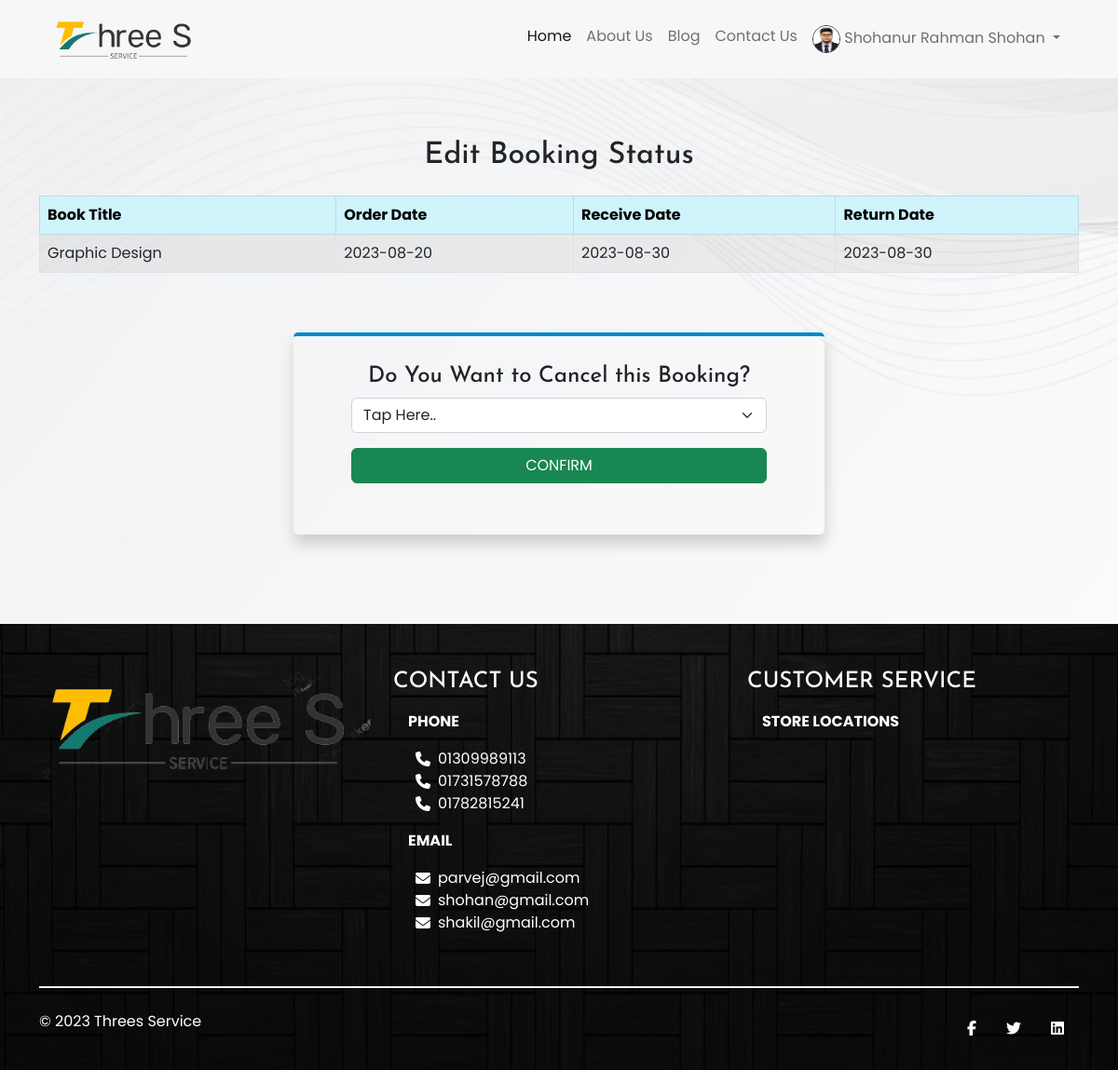
/orderEdit.php?orderId=33 (signed in), run on the app's committed database.
### tables this page shows
CREATE TABLE `users` (
  `user_id` int(11) NOT NULL,
  `fullname` varchar(255) NOT NULL,
  `email` varchar(255) NOT NULL,
  `password` varchar(255) NOT NULL,
  `phone` varchar(255) DEFAULT NULL,
  `address` varchar(255) DEFAULT NULL,
  `image` varchar(255) DEFAULT NULL,
  `role` int(1) NOT NULL DEFAULT 2 COMMENT '1=Admin, 2=User',
  `status` int(1) NOT NULL DEFAULT 1 COMMENT '1=Active, 0=InActive',
  `join_date` date NOT NULL
);

CREATE TABLE `book` (
  `id` int(11) NOT NULL,
  `title` varchar(255) NOT NULL,
  `sub_title` varchar(255) DEFAULT NULL,
  `description` text DEFAULT NULL,
  `cat_id` int(11) NOT NULL,
  `author_name` varchar(255) DEFAULT NULL,
  `quantity` int(11) NOT NULL DEFAULT 1,
  `image` varchar(255) DEFAULT NULL,
  `status` int(1) NOT NULL DEFAULT 1 COMMENT '1=Active 2=InActive'
);

CREATE TABLE `booking_list` (
  `id` int(11) NOT NULL,
  `book_id` int(11) NOT NULL,
  `user_id` int(11) NOT NULL,
  `rcv_date` date NOT NULL,
  `rtn_date` date NOT NULL,
  `booking_date` date NOT NULL,
  `status` int(11) NOT NULL DEFAULT 4 COMMENT '1=Activated, 2=Returned, 3=Canceled, 4=Pending'
);

### orderEdit.php (the view, shortened to what this page needs)
<?php include "inc/head.php"; ?>
  <section>
    <div class="container">
      <div class="row">
        <div class="col-lg-12 py-5">
          <h2 class="text-center py-3">Edit Booking Status</h2>
          <div>
            <table class="table table-striped table-hover table-bordered">
            <thead class="table-info">
              <tr>
                <th scope="col">Book Title</th>
                <th scope="col">Order Date</th>
                <th scope="col">Receive Date</th>
                <th scope="col">Return Date</th>
              </tr>
            </thead>
            <tbody>
              <?php
              if ( isset($_GET['orderId']) ) {
                    $order_id = $_GET['orderId'];
                    $sql = "SELECT * FROM booking_list WHERE id = '$order_id'";
                    $orderData = mysqli_query($db, $sql);
                    while ($row = mysqli_fetch_assoc($orderData)) {
                       $book_id        = $row['book_id'];
                       $rcv_date       = $row['rcv_date'];
                       $rtn_date       = $row['rtn_date'];
                       $booking_date   = $row['booking_date'];
                       ?>
                       <tr>
                        <td>
                          <?php
                            $sql = "SELECT * FROM book WHERE id = '$book_id'";
                            $theBook = mysqli_query($db, $sql);
                            while ($row = mysqli_fetch_assoc($theBook)) {
                              $title = $row['title'];
                              echo $title;
                            }
                          ?>
                        </td>
                        <td><?php echo $booking_date; ?></td>
                        <td><?php echo $rcv_date; ?></td>
                        <td><?php echo $rtn_date; ?></td>
                      </tr>
                     <?php }
                  }
                ?>
              </tbody>
            </table>
          </div>
          <div class="row py-5">
            <div class="col-lg-6 offset-lg-3" style="border-top: 4px solid #08c; padding: 29px 62px 39px; box-shadow: 1px 10px 15px #ccc; border-radius: 5px; ">
              <h4 class="text-center">Do You Want to Cancel this Booking?</h4>
              <form action="" method="POST">
                <div class="mb-3">
                  <select class="form-select" name='status'>
                    <option selected>Tap Here..</option>
                  </select>
                </div>
                <div class="mb-3">
                  <div class="d-grid gap-2">
                    <input type="submit" name="updateOrder" class="btn btn-success btn-block" value="CONFIRM">
                  </div>
                </div>
              </form>
            </div>
          </div>
        </div>
      </div>
    </div>
  </section>
<?php include "inc/footer.php"; ?>

### inc/head.php (shortened to what this page needs)
<?php
  include "admin/inc/db.php";
?>
<!doctype html>
<html lang="en">
  <head>
    <link rel="stylesheet" type="text/css" href="https://cdn.jsdelivr.net/npm/bootstrap@5.2.2/dist/css/bootstrap.min.css">
    <link rel="stylesheet" href="//code.jquery.com/ui/1.13.2/themes/base/jquery-ui.css">
    <link rel="stylesheet" href="https://cdn.datatables.net/1.13.1/css/dataTables.bootstrap5.min.css">
    <link rel="stylesheet" type="text/css" href="assets/css/style.css">
  </head>
  <body style="
    background-image: url(assets/images/wholeBg.jpg);
    background-repeat: no-repeat;
    background-size: cover;
    background-position: center;
    background-attachment: fixed;">
    <main class="main-part">
      <header>
        <div class="container">
          <div class="row">
            <div class="col-lg-12">
              <nav class="navbar navbar-expand-lg">
                <div class="container-fluid">
                  <a class="navbar-brand" href="index.php"><img src="assets/images/bg.png" alt="" style="width: 35%;"></a>
                  <div class="collapse navbar-collapse" id="navbarSupportedContent">
                    <ul class="navbar-nav ms-auto mb-2 mb-lg-0">
                      <ul class="navbar-nav me-auto mb-2 mb-lg-0">
                      <li class="nav-item">
                        <a class="nav-link active" aria-current="page" href="index.php">Home</a>
                      </li>
                      <li class="nav-item">
                        <a class="nav-link" href="aboutus.php">About Us</a>
                      </li>
                      <li class="nav-item">
                        <a class="nav-link" href="blogdetails.php">Blog</a>
                      </li>
                      <li class="nav-item">
                        <a class="nav-link" href="#foot">Contact Us</a>
                      </li>
                      <?php
                        if (empty($_SESSION['user_id']) || empty($_SESSION['email'])) { ?>
                          <li class="nav-item">
                            <a class="nav-link" aria-current="page" href="login.php"><i class="fa-solid fa-right-to-bracket"></i> Log in</a>
                          </li>
                          <li class="nav-item">
                            <a class="nav-link" aria-current="page" href="register.php"><i class="fa-solid fa-circle-user"></i> Create account</a>
                          </li>
                        <?php }
                        else { ?>
                          <li class="nav-item dropdown">
                            <a class="nav-link dropdown-toggle" href="#" role="button" data-bs-toggle="dropdown" aria-expanded="false">
                              <?php
                                $user_id = $_SESSION['user_id'];
                                $query = "SELECT * FROM users WHERE user_id = '$user_id'";
                                $userData = mysqli_query($db, $query);
                                while ($row = mysqli_fetch_assoc($userData)) {
                                  $fullname =  $row['fullname'];
                                  $image    = $row['image'];
                                  if (!empty($image)) { ?>
                                    <img src="admin/dist/img/users/<?php echo $image; ?>" alt="User Image" style="width: 30px; height: 30px; border-radius: 50%; border: 1px solid #333;">
                                  <?php echo $fullname; }
                                  else { ?>
                                    <img src="admin/dist/img/image.jpg" alt="User Image" style="width: 30px; height: 30px; border-radius: 50%; border: 1px solid #333;">
                                  <?php echo $fullname; }
                                }
                              ?>
                            </a>
                          </li>
                       <?php }
                      ?>
                    </ul>
                  </div>
                </div>
              </nav>
            </div>
          </div>
        </div>
      </header>

### inc/footer.php (shortened to what this page needs)
</main>
<footer style="
    background: linear-gradient( rgba(0, 0, 0, 0.5), rgba(0, 0, 0, 0.5) ), url(assets/images/45603.jpg);
    background-repeat: no-repeat;
    background-size: cover;
    background-position: center;
    background-attachment: fixed;">
    <div class="container py-5 pb-0">
        <div class="row">
            <div class="col-lg-4">
                <div class="logo-ftr">
                    <a href="index.php"><img src="assets/images/bg.png" alt="" width="100%"></a>
                </div>
            </div>
            <div class="col-lg-4" id="foot">
                <h4 class="text-white">CONTACT US</h4>
                <ul class="nav flex-column">
                  <li class="nav-item">
                    <a class="nav-link active text-white" aria-current="page" ><strong>PHONE</strong></a>
                  </li>
                  <li class="nav-item">
                    <a class="nav-link text-white" href="">
                        <?php
                            $sql = "SELECT * FROM users WHERE role = 1 ORDER BY fullname ASC";
                            $allUserData = mysqli_query($db, $sql);
                            while( $row = mysqli_fetch_assoc($allUserData) ) {
                                $phone              = $row['phone'];
                                ?>
                                    <div class="d-flex align-items-center">
                                        <i class="fa-solid fa-phone mx-2"></i>
                                        <?php echo $phone ."<br>"; ?>
                                    </div>
                                <?php
                            }
                        ?>
                    </a>
                  </li>
                  <li class="nav-item">
                    <a class="nav-link text-white" ><strong>EMAIL</strong></a>
                  </li>
                  <li class="nav-item">
                    <a class="nav-link text-white" href="https://mail.google.com/mail/u/0/?tab=rm&ogbl#inbox?compose=GTvVlcSHxwCmkSFtmZkphksCSZKZTrWSQLjpLHdqRRvKtGWtcZdLpbrbvLFFTlfrVvvLsqFcFzWJJ">
                        <?php
                            $sql = "SELECT * FROM users WHERE role = 1 ORDER BY fullname ASC";
                            $allUserData = mysqli_query($db, $sql);
                            while( $row = mysqli_fetch_assoc($allUserData) ) {
                                $email          = $row['email'];
                                ?>
                                    <div class="d-flex align-items-center">
                                        <i class="fa-solid fa-envelope mx-2"></i>
                                        <?php echo $email ."<br>"; ?>
                                    </div>
                                <?php
                            }
                        ?>
                    </a>
                  </li>
                </ul>
            </div>
            <div class="col-lg-4">
                <h4 class="text-white">CUSTOMER SERVICE</h4>
                <ul class="nav flex-column">
                  <li class="nav-item">
                    <a class="nav-link active text-white" aria-current="page"><strong>STORE LOCATIONS</strong></a>
                  </li>
                </ul>
                <span>
                    <iframe src="https://www.google.com/maps/embed?pb=!1m14!1m12!1m3!1d7301.832161750958!2d90.37526630000004!3d23.786002500000002!2m3!1f0!2f0!3f0!3m2!1i1024!2i768!4f13.1!5e0!3m2!1sen!2sbd!4v1667932853950!5m2!1sen!2sbd" width="100%" height="200" style="border:0;" allowfullscreen="" loading="lazy"></iframe>
                </span>
            </div>
            <div class="col-lg-12">
                <div class="bottom-part py-5 pb-0">
                    <div class="divedier" style=" width: 100%; background: whitesmoke; height: 2px;"></div>
                    <div class="row" style="align-content: center;">
                        <div class="col-lg-6 py-4">
                        <p class="text-white">&copy; 2023 Threes Service</p>
                    </div>
                    <div class="col-lg-6 py-4">
                        <nav class="nav justify-content-end">
                          <a class="nav-link active text-white" aria-current="page" href="" target="_blank"><i class="fa-brands fa-facebook-f"></i></a>
                          <a class="nav-link text-white" href="#" target="_blank"><i class="fa-brands fa-twitter"></i></a>
                          <a class="nav-link text-white" href="#" target="_blank"><i class="fa-brands fa-linkedin"></i></a>
                        </nav>
                    </div>
                </div>
                </div>
            </div>
        </div>
    </div>
</footer>
  </body>
</html>

### assets/css/style.css (style rules this page uses)
html { scroll-behavior: smooth; }
body { font-family: 'Poppins', sans-serif; }
h1,h2,h3,h4,h5,h6 { font-family: 'Josefin Sans', sans-serif; }
ul { padding: 0; margin: 0; }
ul li { list-style: none; }
a { text-decoration: none; }
header { background-color: #f7f7f7; }
.navbar-brand { color: #ff0000; font-weight: 400; font-size: 27px; }

### data on the page
users: image (picture), fullname "Shohanur Rahman Shohan", phone "01731578788", email "shohan@gmail.com"
booking_list: booking_date "2023-08-20", rcv_date "2023-08-30", rtn_date "2023-08-30"
book: title "Graphic Design"
users: phone "01309989113", email "parvej@gmail.com"
users: phone "01782815241", email "shakil@gmail.com"
